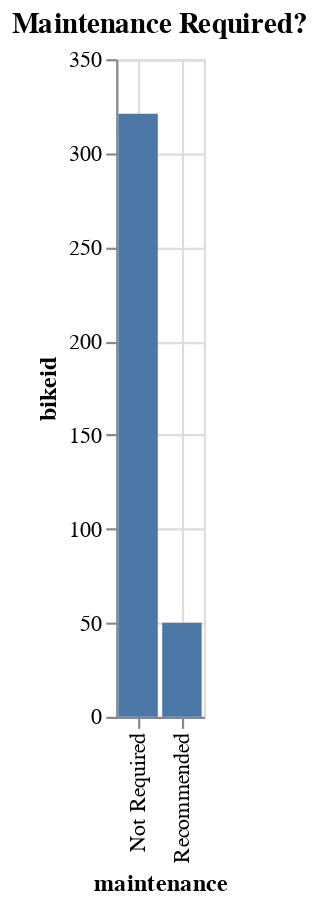

Write notebook code for a chart like this one.
### Code cell
%chart maintenance, bikeid, aggregatey=count, width = 200, title="Maintenance Required?"

### Figure 1 — Vega-Lite specification as saved in the notebook (floating-point values rounded to 4 significant figures)
{"$schema": "https://vega.github.io/schema/vega-lite/v3.json", "data": {"format": {"type": "csv"}, "values": "\"bikeid\",\"num_trips\",\"distance\",\"maintenance\"\n\"327\",\"39\",\"174.17142641069313\",\"Recommended\"\n\"895\",\"45\",\"167.28308919517585\",\"Recommended\"\n\"105\",\"52\",\"130.4145557337046\",\"Recommended\"\n\"827\",\"57\",\"129.2010422587926\",\"Recommended\"\n\"55\",\"63\",\"128.66109280112974\",\"Recommended\"\n\"924\",\"44\",\"128.6284853121951\",\"Recommended\"\n\"386\",\"46\",\"113.63667604824057\",\"Recommended\"\n\"610\",\"44\",\"113.03277462694719\",\"Recommended\"\n\"898\",\"39\",\"110.44651861188201\",\"Recommended\"\n\"829\",\"41\",\"109.58441733804207\",\"Recommended\"\n\"897\",\"49\",\"108.91264961698681\",\"Recommended\"\n\"197\",\"32\",\"107.74214761530973\",\"Recommended\"\n\"925\",\"38\",\"106.11116135237751\",\"Recommended\"\n\"789\",\"35\",\"105.4437155879349\",\"Recommended\"\n\"650\",\"43\",\"101.28748607871366\",\"Recommended\"\n\"303\",\"32\",\"98.17112881303888\",\"Recommended\"\n\"435\",\"29\",\"95.14260767822552\",\"Recommended\"\n\"391\",\"74\",\"90.80052973640768\",\"Recommended\"\n\"993\",\"26\",\"90.02252449121379\",\"Recommended\"\n\"212\",\"23\",\"87.81261336406146\",\"Recommended\"\n\"540\",\"30\",\"87.67471626728243\",\"Recommended\"\n\"646\",\"28\",\"86.58820038293399\",\"Recommended\"\n\"114\",\"61\",\"86.11707348235366\",\"Recommended\"\n\"101\",\"71\",\"83.66726378699445\",\"Recommended\"\n\"910\",\"19\",\"83.64814253746215\",\"Recommended\"\n\"116\",\"60\",\"83.05350912491684\",\"Recommended\"\n\"696\",\"62\",\"80.20837932785486\",\"Recommended\"\n\"453\",\"58\",\"78.91308857651129\",\"Recommended\"\n\"228\",\"13\",\"77.9819366598944\",\"Recommended\"\n\"712\",\"62\",\"77.39436796212809\",\"Recommended\"\n\"369\",\"50\",\"77.29063180332008\",\"Recommended\"\n\"3\",\"13\",\"76.02013503413762\",\"Recommended\"\n\"460\",\"63\",\"75.54530885844895\",\"Recommended\"\n\"447\",\"57\",\"75.22952108369377\",\"Recommended\"\n\"479\",\"64\",\"74.82884465013572\",\"Recommended\"\n\"332\",\"62\",\"74.79616874859173\",\"Recommended\"\n\"407\",\"57\",\"74.32348929875198\",\"Recommended\"\n\"141\",\"64\",\"74.01427646785186\",\"Recommended\"\n\"5\",\"61\",\"73.7464190922946\",\"Recommended\"\n\"484\",\"55\",\"73.36523118098168\",\"Recommended\"\n\"862\",\"55\",\"72.88730237190995\",\"Recommended\"\n\"177\",\"57\",\"71.84454663209102\",\"Recommended\"\n\"452\",\"55\",\"71.3430350053913\",\"Recommended\"\n\"852\",\"47\",\"71.2828840784356\",\"Recommended\"\n\"235\",\"61\",\"71.06462015892626\",\"Recommended\"\n\"157\",\"61\",\"70.7668959664669\",\"Recommended\"\n\"765\",\"58\",\"70.68789530121387\",\"Recommended\"\n\"823\",\"50\",\"70.62229396655601\",\"Recommended\"\n\"158\",\"47\",\"70.54524141117862\",\"Recommended\"\n\"468\",\"64\",\"70.17289536858644\",\"Recommended\"\n\"373\",\"54\",\"69.82491996309238\",\"Not Required\"\n\"685\",\"52\",\"68.66021985031614\",\"Not Required\"\n\"229\",\"59\",\"68.55267850918258\",\"Not Required\"\n\"97\",\"61\",\"68.29651908287227\",\"Not Required\"\n\"961\",\"62\",\"67.44272255699074\",\"Not Required\"\n\"326\",\"52\",\"67.15211835349186\",\"Not Required\"\n\"311\",\"59\",\"67.14388723461735\",\"Not Required\"\n\"716\",\"53\",\"66.98073190696654\",\"Not Required\"\n\"360\",\"59\",\"66.89590503378822\",\"Not Required\"\n\"28\",\"47\",\"66.3345110892403\",\"Not Required\"\n\"95\",\"61\",\"65.95810953251468\",\"Not Required\"\n\"93\",\"59\",\"65.73448853619723\",\"Not Required\"\n\"25\",\"45\",\"65.42260262821499\",\"Not Required\"\n\"193\",\"64\",\"65.25302673685313\",\"Not Required\"\n\"276\",\"56\",\"65.15445561888603\",\"Not Required\"\n\"4\",\"62\",\"65.15031021538789\",\"Not Required\"\n\"507\",\"51\",\"64.7623564444784\",\"Not Required\"\n\"220\",\"52\",\"64.74228764825763\",\"Not Required\"\n\"384\",\"55\",\"64.71506609341202\",\"Not Required\"\n\"183\",\"57\",\"64.25499705774986\",\"Not Required\"\n\"647\",\"49\",\"64.12762482431452\",\"Not Required\"\n\"975\",\"50\",\"64.10373359330013\",\"Not Required\"\n\"936\",\"55\",\"64.04808402267676\",\"Not Required\"\n\"870\",\"53\",\"63.49550356423188\",\"Not Required\"\n\"860\",\"48\",\"62.73638197961161\",\"Not Required\"\n\"520\",\"38\",\"62.62452924163109\",\"Not Required\"\n\"230\",\"54\",\"62.295060556489005\",\"Not Required\"\n\"219\",\"47\",\"62.109495617699515\",\"Not Required\"\n\"46\",\"47\",\"60.9426701223222\",\"Not Required\"\n\"88\",\"51\",\"60.65948035905462\",\"Not Required\"\n\"247\",\"50\",\"60.57120368576647\",\"Not Required\"\n\"890\",\"51\",\"60.48179810952932\",\"Not Required\"\n\"511\",\"58\",\"60.059653517071105\",\"Not Required\"\n\"869\",\"52\",\"59.97279382181028\",\"Not Required\"\n\"464\",\"47\",\"59.891003439524454\",\"Not Required\"\n\"655\",\"44\",\"59.795286023326994\",\"Not Required\"\n\"166\",\"45\",\"59.713899477997614\",\"Not Required\"\n\"282\",\"37\",\"59.65650768811159\",\"Not Required\"\n\"550\",\"48\",\"59.43481861433612\",\"Not Required\"\n\"62\",\"46\",\"59.40389486333747\",\"Not Required\"\n\"428\",\"59\",\"59.25947620808087\",\"Not Required\"\n\"553\",\"50\",\"59.185728635908006\",\"Not Required\"\n\"445\",\"58\",\"58.991388878205115\",\"Not Required\"\n\"412\",\"55\",\"58.92159869361693\",\"Not Required\"\n\"387\",\"47\",\"58.758480307346616\",\"Not Required\"\n\"885\",\"46\",\"58.66501593326062\",\"Not Required\"\n\"839\",\"44\",\"58.225752295896726\",\"Not Required\"\n\"68\",\"37\",\"58.187245524798406\",\"Not Required\"\n\"52\",\"55\",\"58.011243063638545\",\"Not Required\"\n\"2048\",\"54\",\"57.93089945382636\",\"Not Required\"\n\"589\",\"52\",\"57.89934230005112\",\"Not Required\"\n\"546\",\"50\",\"57.80348019978999\",\"Not Required\"\n\"399\",\"55\",\"57.7541011694269\",\"Not Required\"\n\"541\",\"38\",\"57.549267473734176\",\"Not Required\"\n\"370\",\"50\",\"57.52433227043003\",\"Not Required\"\n\"509\",\"49\",\"57.4043312653532\",\"Not Required\"\n\"759\",\"46\",\"57.249142524464276\",\"Not Required\"\n\"465\",\"48\",\"57.12870252045191\",\"Not Required\"\n\"981\",\"55\",\"57.091675919826585\",\"Not Required\"\n\"60\",\"38\",\"56.99184738437592\",\"Not Required\"\n\"882\",\"40\",\"56.98964430555253\",\"Not Required\"\n\"866\",\"52\",\"56.83137558324682\",\"Not Required\"\n\"354\",\"41\",\"56.78741430558033\",\"Not Required\"\n\"410\",\"56\",\"56.664958276272735\",\"Not Required\"\n\"728\",\"55\",\"56.6634405125486\",\"Not Required\"\n\"503\",\"39\",\"56.448097269269695\",\"Not Required\"\n\"902\",\"50\",\"56.15245445142233\",\"Not Required\"\n\"85\",\"56\",\"56.11064321591962\",\"Not Required\"\n\"19\",\"46\",\"56.033753361806845\",\"Not Required\"\n\"832\",\"49\",\"56.02237455757529\",\"Not Required\"\n\"320\",\"47\",\"56.00736561863387\",\"Not Required\"\n\"867\",\"50\",\"55.884261864599104\",\"Not Required\"\n\"226\",\"50\",\"55.67949911251966\",\"Not Required\"\n\"663\",\"52\",\"55.626557046293115\",\"Not Required\"\n\"815\",\"46\",\"55.17853512131292\",\"Not Required\"\n\"135\",\"47\",\"54.79907547490384\",\"Not Required\"\n\"198\",\"50\",\"54.41829667336554\",\"Not Required\"\n\"84\",\"44\",\"54.18780879059073\",\"Not Required\"\n\"523\",\"38\",\"54.110572993013896\",\"Not Required\"\n\"991\",\"51\",\"54.060179972732016\",\"Not Required\"\n\"24\",\"42\",\"53.94756643932695\",\"Not Required\"\n\"152\",\"43\",\"53.80848760282603\",\"Not Required\"\n\"382\",\"53\",\"53.335537081475636\",\"Not Required\"\n\"75\",\"51\",\"52.86018646627396\",\"Not Required\"\n\"588\",\"50\",\"52.73498113467163\",\"Not Required\"\n\"190\",\"43\",\"52.64451395749338\",\"Not Required\"\n\"938\",\"46\",\"52.30355159576313\",\"Not Required\"\n\"865\",\"42\",\"52.28605927653397\",\"Not Required\"\n\"955\",\"48\",\"52.27225001692601\",\"Not Required\"\n\"951\",\"38\",\"52.19776916262818\",\"Not Required\"\n\"928\",\"38\",\"52.09707209658978\",\"Not Required\"\n\"576\",\"42\",\"52.03266181946129\",\"Not Required\"\n\"344\",\"36\",\"51.6428185321106\",\"Not Required\"\n\"999\",\"43\",\"51.632140475578154\",\"Not Required\"\n\"240\",\"47\",\"51.61607374789879\",\"Not Required\"\n\"937\",\"37\",\"51.429754949775095\",\"Not Required\"\n\"549\",\"39\",\"51.313374574538656\",\"Not Required\"\n\"214\",\"47\",\"51.022582557583135\",\"Not Required\"\n\"421\",\"42\",\"50.92894285364936\",\"Not Required\"\n\"208\",\"36\",\"50.65766415461698\",\"Not Required\"\n\"2459\",\"42\",\"50.585869134455585\",\"Not Required\"\n\"37\",\"44\",\"50.54306875233176\",\"Not Required\"\n\"560\",\"45\",\"50.539332593944344\",\"Not Required\"\n\"470\",\"48\",\"50.33655434802834\",\"Not Required\"\n\"661\",\"43\",\"50.295009902190664\",\"Not Required\"\n\"555\",\"54\",\"50.267159992686004\",\"Not Required\"\n\"881\",\"39\",\"50.25242799012592\",\"Not Required\"\n\"302\",\"38\",\"50.21089967665244\",\"Not Required\"\n\"340\",\"44\",\"50.18746749684646\",\"Not Required\"\n\"160\",\"38\",\"49.99742877873716\",\"Not Required\"\n\"395\",\"45\",\"49.95960651830639\",\"Not Required\"\n\"273\",\"48\",\"49.79994080322477\",\"Not Required\"\n\"169\",\"45\",\"49.53802572390704\",\"Not Required\"\n\"349\",\"45\",\"49.16241606984997\",\"Not Required\"\n\"29\",\"47\",\"49.16110106542208\",\"Not Required\"\n\"884\",\"43\",\"48.94815560323713\",\"Not Required\"\n\"79\",\"43\",\"48.91789647092408\",\"Not Required\"\n\"871\",\"40\",\"48.90749699349862\",\"Not Required\"\n\"16\",\"44\",\"48.66446652077006\",\"Not Required\"\n\"911\",\"33\",\"48.60069554160944\",\"Not Required\"\n\"849\",\"41\",\"48.58555947922518\",\"Not Required\"\n\"40\",\"37\",\"48.55995344097208\",\"Not Required\"\n\"352\",\"40\",\"48.147283438507465\",\"Not Required\"\n\"822\",\"43\",\"47.93178731687734\",\"Not Required\"\n\"107\",\"46\",\"47.628651437573566\",\"Not Required\"\n\"966\",\"34\",\"47.44822527872353\",\"Not Required\"\n\"528\",\"34\",\"47.28320968002827\",\"Not Required\"\n\"209\",\"41\",\"47.27950845791056\",\"Not Required\"\n\"878\",\"44\",\"47.203694974408975\",\"Not Required\"\n\"178\",\"41\",\"47.15967885830391\",\"Not Required\"\n\"124\",\"46\",\"47.136143316931175\",\"Not Required\"\n\"863\",\"36\",\"47.088080030239226\",\"Not Required\"\n\"2147\",\"45\",\"46.9562538812383\",\"Not Required\"\n\"188\",\"36\",\"46.928106243378394\",\"Not Required\"\n\"254\",\"32\",\"46.73503554563313\",\"Not Required\"\n\"104\",\"43\",\"46.721678239563104\",\"Not Required\"\n\"396\",\"54\",\"46.5127221315606\",\"Not Required\"\n\"1000\",\"43\",\"46.500758416828134\",\"Not Required\"\n\"877\",\"40\",\"46.36312412279341\",\"Not Required\"\n\"775\",\"42\",\"46.33148113558747\",\"Not Required\"\n\"203\",\"38\",\"46.20952125184648\",\"Not Required\"\n\"356\",\"40\",\"45.98132237277598\",\"Not Required\"\n\"593\",\"35\",\"45.94102693932047\",\"Not Required\"\n\"856\",\"32\",\"45.72569419504438\",\"Not Required\"\n\"872\",\"47\",\"45.66988295637542\",\"Not Required\"\n\"385\",\"41\",\"45.64277189959179\",\"Not Required\"\n\"191\",\"36\",\"45.565834285585716\",\"Not Required\"\n\"265\",\"41\",\"45.43074306081799\",\"Not Required\"\n\"551\",\"36\",\"45.40647547852152\",\"Not Required\"\n\"201\",\"47\",\"45.3179314256071\",\"Not Required\"\n\"334\",\"41\",\"45.03597999484544\",\"Not Required\"\n\"774\",\"35\",\"44.91170030778914\",\"Not Required\"\n\"153\",\"42\",\"44.89241774978672\",\"Not Required\"\n\"134\",\"48\",\"44.797200325072325\",\"Not Required\"\n\"446\",\"28\",\"44.72183341999429\",\"Not Required\"\n\"855\",\"44\",\"44.49610760784391\",\"Not Required\"\n\"236\",\"40\",\"44.47860405029277\",\"Not Required\"\n\"299\",\"35\",\"44.477979414769734\",\"Not Required\"\n\"35\",\"49\",\"44.17189381393068\",\"Not Required\"\n\"801\",\"39\",\"44.00018420492533\",\"Not Required\"\n\"30\",\"37\",\"43.710594386148294\",\"Not Required\"\n\"22\",\"39\",\"43.6005007343899\",\"Not Required\"\n\"106\",\"33\",\"43.537791596266175\",\"Not Required\"\n\"127\",\"45\",\"43.53665721831658\",\"Not Required\"\n\"306\",\"37\",\"43.46421450277326\",\"Not Required\"\n\"388\",\"40\",\"43.43224744714738\",\"Not Required\"\n\"800\",\"34\",\"43.290206556969224\",\"Not Required\"\n\"547\",\"33\",\"42.919460330493436\",\"Not Required\"\n\"461\",\"43\",\"42.907808419447264\",\"Not Required\"\n\"660\",\"40\",\"42.85389158440577\",\"Not Required\"\n\"347\",\"34\",\"42.83546708551587\",\"Not Required\"\n\"26\",\"32\",\"42.755421643693154\",\"Not Required\"\n\"934\",\"35\",\"42.508600758644285\",\"Not Required\"\n\"122\",\"35\",\"42.50140713412199\",\"Not Required\"\n\"442\",\"47\",\"42.49621806420525\",\"Not Required\"\n\"571\",\"47\",\"42.46672875889474\",\"Not Required\"\n\"984\",\"39\",\"42.37414351071194\",\"Not Required\"\n\"142\",\"38\",\"42.33505203217953\",\"Not Required\"\n\"873\",\"32\",\"42.2227830889083\",\"Not Required\"\n\"864\",\"32\",\"42.198108211030984\",\"Not Required\"\n\"965\",\"40\",\"42.17607456398644\",\"Not Required\"\n\"709\",\"46\",\"42.07426039457003\",\"Not Required\"\n\"683\",\"38\",\"42.06729105473492\",\"Not Required\"\n\"577\",\"45\",\"41.900232621464525\",\"Not Required\"\n\"478\",\"37\",\"41.69892493402978\",\"Not Required\"\n\"669\",\"37\",\"41.62924111881883\",\"Not Required\"\n\"745\",\"31\",\"41.27401982737754\",\"Not Required\"\n\"472\",\"33\",\"41.26971487699443\",\"Not Required\"\n\"554\",\"33\",\"41.0002780115007\",\"Not Required\"\n\"409\",\"33\",\"40.94311928368742\",\"Not Required\"\n\"425\",\"32\",\"40.836209219730264\",\"Not Required\"\n\"998\",\"39\",\"40.77900147593202\",\"Not Required\"\n\"670\",\"33\",\"40.75377414601057\",\"Not Required\"\n\"432\",\"33\",\"40.74203377517125\",\"Not Required\"\n\"434\",\"36\",\"40.67533923965168\",\"Not Required\"\n\"843\",\"33\",\"40.65710555725606\",\"Not Required\"\n\"27\",\"23\",\"40.26403433596806\",\"Not Required\"\n\"182\",\"39\",\"39.98037359275431\",\"Not Required\"\n\"89\",\"37\",\"39.89363350136319\",\"Not Required\"\n\"260\",\"36\",\"39.80667931692966\",\"Not Required\"\n\"680\",\"31\",\"39.803302188896495\",\"Not Required\"\n\"907\",\"28\",\"39.75777802590548\",\"Not Required\"\n\"232\",\"29\",\"39.570803907713525\",\"Not Required\"\n\"263\",\"40\",\"39.50356133651547\",\"Not Required\"\n\"517\",\"35\",\"39.502296006471354\",\"Not Required\"\n\"559\",\"36\",\"39.44463296156501\",\"Not Required\"\n\"544\",\"33\",\"39.29919305665836\",\"Not Required\"\n\"262\",\"37\",\"39.15495477729254\",\"Not Required\"\n\"572\",\"29\",\"38.972778819353536\",\"Not Required\"\n\"140\",\"42\",\"38.87300022106313\",\"Not Required\"\n\"522\",\"39\",\"38.738208858693525\",\"Not Required\"\n\"241\",\"30\",\"38.73494548295737\",\"Not Required\"\n\"575\",\"35\",\"38.55456761524813\",\"Not Required\"\n\"558\",\"39\",\"38.43877842853183\",\"Not Required\"\n\"875\",\"40\",\"38.42373044602884\",\"Not Required\"\n\"529\",\"26\",\"38.329011059546076\",\"Not Required\"\n\"473\",\"32\",\"38.26783616494446\",\"Not Required\"\n\"548\",\"40\",\"38.24683527957012\",\"Not Required\"\n\"213\",\"42\",\"37.95538476676575\",\"Not Required\"\n\"666\",\"34\",\"37.84242709630954\",\"Not Required\"\n\"894\",\"34\",\"37.634117790083124\",\"Not Required\"\n\"284\",\"36\",\"37.58249351206402\",\"Not Required\"\n\"223\",\"36\",\"37.35056778929772\",\"Not Required\"\n\"411\",\"32\",\"37.00411013472141\",\"Not Required\"\n\"621\",\"32\",\"36.97272570226145\",\"Not Required\"\n\"80\",\"33\",\"36.95464365643234\",\"Not Required\"\n\"110\",\"35\",\"36.70013493545541\",\"Not Required\"\n\"693\",\"33\",\"36.649787337883176\",\"Not Required\"\n\"706\",\"25\",\"36.494756881015896\",\"Not Required\"\n\"969\",\"32\",\"36.48344641529562\",\"Not Required\"\n\"563\",\"32\",\"36.45650792123345\",\"Not Required\"\n\"896\",\"34\",\"36.04575426526667\",\"Not Required\"\n\"735\",\"30\",\"36.0063816197123\",\"Not Required\"\n\"315\",\"34\",\"35.791689492159364\",\"Not Required\"\n\"64\",\"39\",\"35.18252897799216\",\"Not Required\"\n\"185\",\"28\",\"35.148146356927114\",\"Not Required\"\n\"962\",\"28\",\"35.105986126530865\",\"Not Required\"\n\"995\",\"26\",\"34.961582560597925\",\"Not Required\"\n\"252\",\"32\",\"34.95496504202005\",\"Not Required\"\n\"668\",\"30\",\"34.839566760294126\",\"Not Required\"\n\"874\",\"39\",\"34.604315179630504\",\"Not Required\"\n\"920\",\"43\",\"34.559233256477384\",\"Not Required\"\n\"321\",\"31\",\"34.543968988150965\",\"Not Required\"\n\"49\",\"38\",\"34.29269206545722\",\"Not Required\"\n\"301\",\"34\",\"33.83442941498072\",\"Not Required\"\n\"414\",\"31\",\"33.64428219021755\",\"Not Required\"\n\"270\",\"36\",\"33.60515502476627\",\"Not Required\"\n\"861\",\"25\",\"33.43411620697634\",\"Not Required\"\n\"72\",\"33\",\"33.21489967185331\",\"Not Required\"\n\"963\",\"29\",\"32.96296910784927\",\"Not Required\"\n\"850\",\"32\",\"32.50781386391647\",\"Not Required\"\n\"207\",\"23\",\"32.340908044596816\",\"Not Required\"\n\"224\",\"31\",\"32.24913285221327\",\"Not Required\"\n\"749\",\"38\",\"32.17943302386413\",\"Not Required\"\n\"853\",\"28\",\"32.0307219618402\",\"Not Required\"\n\"746\",\"33\",\"31.880647780394025\",\"Not Required\"\n\"341\",\"36\",\"31.714002876685107\",\"Not Required\"\n\"422\",\"38\",\"31.708329620951726\",\"Not Required\"\n\"86\",\"27\",\"31.318215014385377\",\"Not Required\"\n\"283\",\"32\",\"31.2680529422489\",\"Not Required\"\n\"958\",\"35\",\"31.21262364243016\",\"Not Required\"\n\"416\",\"27\",\"31.13385641103685\",\"Not Required\"\n\"400\",\"28\",\"30.965320552363888\",\"Not Required\"\n\"348\",\"26\",\"30.905982220244923\",\"Not Required\"\n\"397\",\"35\",\"30.76931689441355\",\"Not Required\"\n\"893\",\"36\",\"30.383974387153934\",\"Not Required\"\n\"922\",\"24\",\"30.34615628146008\",\"Not Required\"\n\"398\",\"31\",\"30.320207834331427\",\"Not Required\"\n\"625\",\"25\",\"30.250640858479663\",\"Not Required\"\n\"970\",\"31\",\"30.19963559574405\",\"Not Required\"\n\"513\",\"28\",\"30.045699232265456\",\"Not Required\"\n\"36\",\"32\",\"29.984383112416005\",\"Not Required\"\n\"164\",\"29\",\"29.778780696879505\",\"Not Required\"\n\"277\",\"27\",\"29.575212003343026\",\"Not Required\"\n\"150\",\"32\",\"29.380059634989426\",\"Not Required\"\n\"440\",\"33\",\"29.16805005219879\",\"Not Required\"\n\"429\",\"17\",\"28.90112348186921\",\"Not Required\"\n\"20\",\"23\",\"28.44537531318731\",\"Not Required\"\n\"518\",\"32\",\"27.6998542088038\",\"Not Required\"\n\"161\",\"22\",\"27.59628874756456\",\"Not Required\"\n\"983\",\"23\",\"27.593295211190146\",\"Not Required\"\n\"514\",\"31\",\"27.504117797176587\",\"Not Required\"\n\"956\",\"22\",\"27.292858322443504\",\"Not Required\"\n\"58\",\"36\",\"27.02425639685126\",\"Not Required\"\n\"288\",\"27\",\"26.892509361462075\",\"Not Required\"\n\"451\",\"30\",\"26.650131610690337\",\"Not Required\"\n\"466\",\"28\",\"26.05421567010135\",\"Not Required\"\n\"561\",\"27\",\"25.929983244720276\",\"Not Required\"\n\"854\",\"26\",\"25.90334070369458\",\"Not Required\"\n\"420\",\"28\",\"25.618014845168517\",\"Not Required\"\n\"664\",\"14\",\"24.864122990800393\",\"Not Required\"\n\"206\",\"33\",\"24.848647568826287\",\"Not Required\"\n\"371\",\"29\",\"24.68439885438131\",\"Not Required\"\n\"14\",\"19\",\"24.583546898444517\",\"Not Required\"\n\"285\",\"17\",\"23.911501377928396\",\"Not Required\"\n\"132\",\"25\",\"23.73054986059452\",\"Not Required\"\n\"406\",\"31\",\"23.276887614506208\",\"Not Required\"\n\"281\",\"17\",\"23.123571570429036\",\"Not Required\"\n\"242\",\"34\",\"23.078583626002953\",\"Not Required\"\n\"751\",\"24\",\"22.837355375309937\",\"Not Required\"\n\"772\",\"17\",\"22.09604067902523\",\"Not Required\"\n\"930\",\"20\",\"22.036718827168706\",\"Not Required\"\n\"362\",\"27\",\"21.729836838795208\",\"Not Required\"\n\"287\",\"23\",\"21.439721769501766\",\"Not Required\"\n\"133\",\"25\",\"21.40833494154762\",\"Not Required\"\n\"100\",\"26\",\"21.407379872459288\",\"Not Required\"\n\"275\",\"22\",\"20.191206312216163\",\"Not Required\"\n\"968\",\"21\",\"19.936367916357582\",\"Not Required\"\n\"979\",\"19\",\"17.559421473948667\",\"Not Required\"\n\"919\",\"19\",\"16.768671641290076\",\"Not Required\"\n\"976\",\"13\",\"16.57896505828536\",\"Not Required\"\n\"996\",\"27\",\"16.360525518885215\",\"Not Required\"\n\"957\",\"18\",\"16.079833033870905\",\"Not Required\"\n\"367\",\"17\",\"14.93799117928652\",\"Not Required\"\n\"102\",\"15\",\"14.06181873353135\",\"Not Required\"\n\"329\",\"10\",\"14.031057496844673\",\"Not Required\"\n\"298\",\"11\",\"11.940095675715973\",\"Not Required\"\n\"266\",\"10\",\"11.161440865915235\",\"Not Required\"\n\"417\",\"7\",\"9.538943727781236\",\"Not Required\"\n\"545\",\"12\",\"7.264719430599969\",\"Not Required\"\n\"5089\",\"1\",\"0\",\"Not Required\"\n"}, "encoding": {"x": {"axis": {"grid": true, "title": "maintenance"}, "field": "maintenance", "type": "nominal"}, "y": {"aggregate": "count", "axis": {"grid": true, "title": "bikeid"}, "field": "bikeid", "type": "quantitative"}}, "mark": {"color": "#4C78A8", "type": "bar"}, "title": "Maintenance Required?", "width": "200"}
